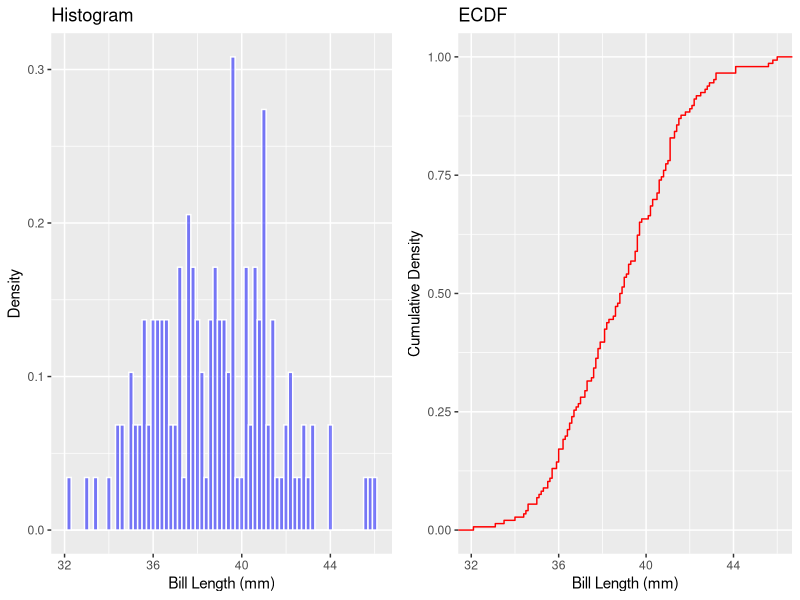

Reproduce this figure in R.
## ---- chunk 1
library(tidyverse)
library(palmerpenguins)
library(gridExtra)
## ---- chunk 2
adelie <- penguins |>
    filter(`species` == "Adelie") |>
    drop_na()
## ---- chunk 3
hist <- ggplot(data = adelie) +
    geom_histogram(aes(x = `bill_length_mm`, y = after_stat(density)), binwidth = .2, color = "white", fill = "blue", alpha = .5) +
    labs(x = "Bill Length (mm)", y = "Density", title = "Histogram")
ecdf <- ggplot(data = adelie) +
    stat_ecdf(aes(x = `bill_length_mm`), color = "red") +
    labs(x = "Bill Length (mm)", y = "Cumulative Density", title = "ECDF")

grid.arrange(hist, ecdf, ncol = 2)
